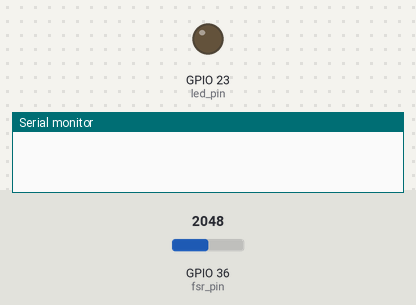
A sketch run on a simulated ESP32. Parts: output pins drawn as LEDs (lit = HIGH), the last lines printed to the serial monitor. The inputs (shaded band) are chosen by the test bench; at power-on: GPIO 36 (fsr_pin) = 2048. WiFi joins after 1.5 s; servers stay silent unless stated.

Above: at 0.1 s.
At 1.6 s:
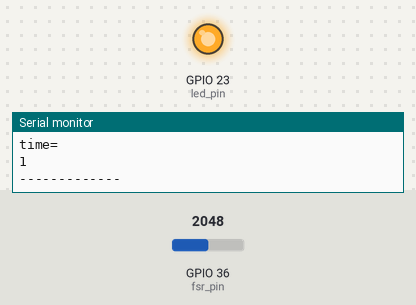
Timing chart, 0 to 3.1 s (numbered marks = the images above):
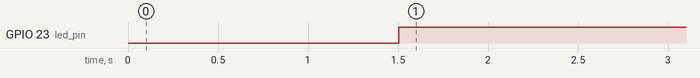

Measured:
- by itself, GPIO 23 (led_pin): LOW → HIGH at 1.5 s

The sketch:

1226birds.ino
```cpp
#include "Arduino.h"
#include <WiFi.h>
#include <WiFiClient.h>
#include <WebServer.h>
#include <ESPmDNS.h>

const char* ssid = "smallblack";
const char* password = "0487ggyy";
String website;
WebServer server(80);

int fsr_value;
int led_value;
const int led_pin = 23;
const int fsr_pin = A0;
unsigned long timer;
//int ledChannel=0;
//int resolution=8;
//int freq=5000;


void handleRoot() {
  server.send(200, "text/html", website);
}

void buildweb1(){
  website +="<html>";
  website += "<head>\n";
  website += "<meta charset='UTF-8'/>\n";
  website +=  "<meta name='viewport' content='width=device-width, initial-scale=1.0'/>";
  website += "<meta http-equiv='X-UA-Compatible' content='ie=edge'>";
  website += "<title>Document</title>";
  website += "</head>";
  website += "<body>";
  website += "<h1>bird1</h1>";
  website += "</body>";
  website += "</html>";
  }

void setup()
{
  Serial.begin(115200);
  pinMode(led_pin, OUTPUT);
  WiFi.mode(WIFI_STA);
  WiFi.begin(ssid, password);
  Serial.println("");
  buildweb1();
  while (WiFi.status() != WL_CONNECTED) {
    delay(500);
    Serial.print(".");
  }
  Serial.println("");
  Serial.print("Connected to ");
  Serial.println(ssid);
  Serial.print("IP address: ");
  Serial.println(WiFi.localIP());
//  ledcSetup(ledChannel,freq,resolution);
//  ledcAttachPin(A3,ledChannel);
}
void loop()
{
  fsr_value = analogRead(fsr_pin); // 讀取FSR
  Serial.println(fsr_value);
 if(fsr_value > 0)
 {
  digitalWrite(led_pin,HIGH);
  timer+=1;
 }
//  led_value = map(fsr_value, 0, 2000, 0, 255);// 從0~1023映射到0~255
//  ledcWrite(ledChannel, led_value); // 改變LED亮度
 else {digitalWrite(led_pin,LOW); timer=0;}
  //Serial.println(led_value);
  Serial.println("time=");
  Serial.println(timer);
  Serial.println("-------------");
  delay(1000);
}
```
